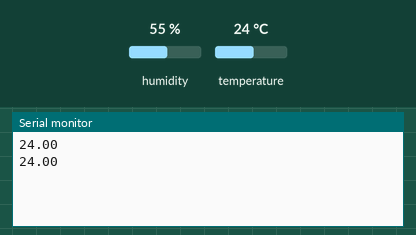
Simulated run of this sketch. Board: Arduino Uno, built with avr-gcc and run on an emulated ATmega328P. On the bench: the last lines printed to the serial monitor. Inputs (shaded band) come from the test bench; at power-on: temperature 24 °C, humidity 55 %.

Above: at 4.8 s.
4.9 s: temperature set to 12 °C
At 7.3 s:
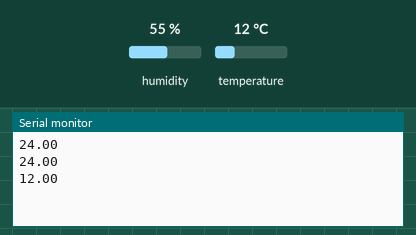
7.9 s: temperature set to 19 °C
At 8.4 s:
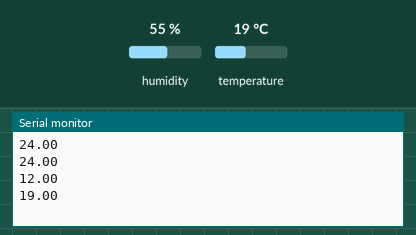
Timing chart, 0 to 10.9 s (numbered marks = the images above; inputs shaded):
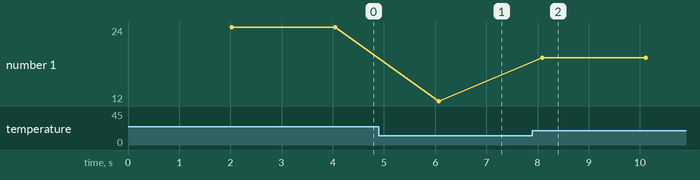

The sketch:

dht2mcu.ino
```cpp
#include <DHT.h>

#define DHTPIN 2
#define DHTTYPE DHT11

DHT dht(DHTPIN, DHTTYPE);

void setup() {
  Serial.begin(9600);
  dht.begin();
}

void loop() {
  delay(2000);
  float temperature = dht.readTemperature();
  Serial.println(temperature); //Supposed to send the Temperature Value over Serial Communication (ESP8266 in this case)
}
```

Measured:
- after the input at 4.9 s, the serial monitor: prints a new line after 1.2 s (image 1)
- after the input at 7.9 s, the serial monitor: prints a new line after 0.19 s (image 2)
- plotted number 1: 24 → 12 after the input at 4.9 s, 12 → 19 after the input at 7.9 s
